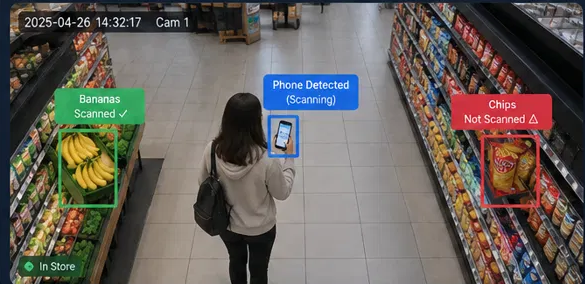
#> input picture assets/live_store_reference.png, 585 x 284 px
$ python -i custom_detector.py   (imports and definitions only)   (older library calls are emulated)
#> lines starting #> are read from the running program, lines starting #| are printed output that depends on the picture
#> further down, picture is the input picture: shape (284, 585, 3); mean B, G, R 91.2, 96.9, 102.8
"""TrustCart trained lightweight product detector.

Pipeline: camera frame -> HOG/SVM product detector -> stable count tracker -> pick event -> /api/vision.
This is a CPU-friendly MVP detector trained from the supplied product images plus synthetic shelf scenes.
It does not require Ultralytics/YOLO.
"""
from __future__ import annotations
import argparse, os, time, statistics, json
from collections import defaultdict, deque
import cv2, joblib, numpy as np

CLASS_TO_SKU = {"chips":"chips","cola":"cola","rb":"rb","sun":"sun","milk":"milk","apple":"apple","bar":"bar","banana":"banana","bread":"bread"}
MODEL_DEFAULT = os.path.join(os.path.dirname(__file__), "models", "custom_product_detector.joblib")

class TrainedProductDetector:
    def __init__(self, model_path=MODEL_DEFAULT):
        self.model_path=model_path
        self.card=None
        self.clf=None
        if os.path.exists(model_path): self.load(model_path)
    def load(self,path=None):
        path=path or self.model_path
        pack=joblib.load(path); self.clf=pack["classifier"]; self.card=pack["card"]; self.templates=pack.get("templates",{}); return self
    @staticmethod
    def feat(img):
        im=cv2.resize(img,(64,64),interpolation=cv2.INTER_AREA)
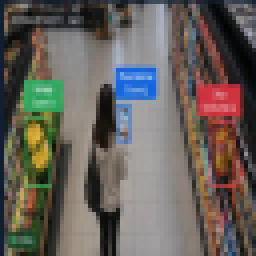
#> im: shape (64, 64, 3) (shown 4 times larger); mean B, G, R 91.2, 96.9, 102.7
        gray=cv2.cvtColor(im,cv2.COLOR_BGR2GRAY)
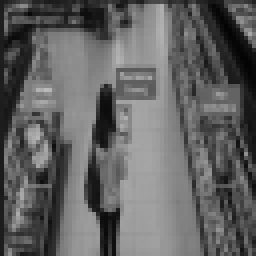
#> gray: shape (64, 64) (shown 4 times larger); min 3, max 186, mean 98
        gx=cv2.Sobel(gray,cv2.CV_32F,1,0,ksize=3); gy=cv2.Sobel(gray,cv2.CV_32F,0,1,ksize=3)
#> after `gx = cv2.Sobel(gray, cv2.CV_32F, 1, 0, ksize=3)`:
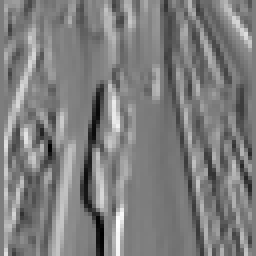
#> gx: shape (64, 64) float32 (shown 4 times larger); min -568, max 582, mean 0.2; drawn with min black and max white
#> after `gy = cv2.Sobel(gray, cv2.CV_32F, 0, 1, ksize=3)`:
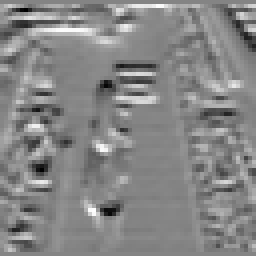
#> gy: shape (64, 64) float32 (shown 4 times larger); min -386, max 357, mean 5.2; drawn with min black and max white
        mag,ang=cv2.cartToPolar(gx,gy,angleInDegrees=False)
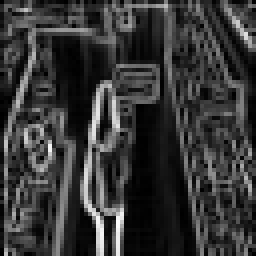
#> mag: shape (64, 64) float32 (shown 4 times larger); min 0, max 586.9, mean 126.5; drawn with min black and max white
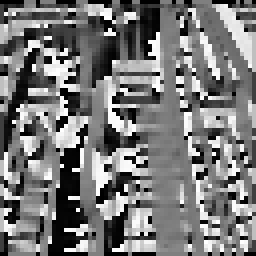
#> ang: shape (64, 64) float32 (shown 4 times larger); min 0, max 6.28, mean 2.97; drawn with min black and max white
        bins=(ang*(9/(2*np.pi))).astype(np.int32)%9
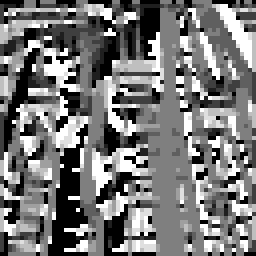
#> bins: shape (64, 64) int32 (shown 4 times larger); min 0, max 8, mean 3.77; drawn with min black and max white
        cells=[]
        for yy in range(0,64,8):
            for xx in range(0,64,8):
                h=np.bincount(bins[yy:yy+8,xx:xx+8].ravel(),weights=mag[yy:yy+8,xx:xx+8].ravel(),minlength=9)
                cells.append(h/(h.sum()+1e-6))
#> after the loop, cells = 64 items
        hsv=cv2.cvtColor(im,cv2.COLOR_BGR2HSV)
#> hsv: shape (64, 64, 3); mean H, S, V 54.1, 61.7, 112.1
        hist=cv2.calcHist([hsv],[0,1],None,[12,4],[0,180,0,256]).flatten(); hist/=hist.sum()+1e-6
#> after `hist = cv2.calcHist([hsv], [0, 1], None, [12, 4], [0, 180, 0, 256]).fl`: hist = 48 values, max 989 at index 0, min 0 at index 11, mean 85.33
#> after `hist /= hist.sum() + 1e-06`: hist = 48 values, max 0.241 at index 0, min 0 at index 11, mean 0.0208
        return np.concatenate([np.asarray(cells).ravel(),hist]).astype(np.float32)
    # [48 lines left out: functions predict_patch, detect, not called in this run]

class StablePickTracker:
    def __init__(self,smooth=8): self.hist=defaultdict(lambda:deque(maxlen=smooth)); self.stable={}; self.smooth=smooth
    # [42 lines left out: functions update, run, main, not called in this run]
# [1 line not run here, left out]

>>> import cv2
>>> picture = cv2.imread('assets/live_store_reference.png')
>>> result = TrainedProductDetector().feat(picture)
#> result = 624 values, max 0.943 at index 409, min 0 at index 42, mean 0.104
